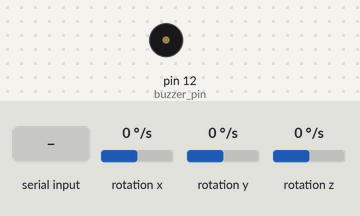
This sketch was run on a simulated Arduino Uno, built with avr-gcc and run on an emulated ATmega328P. Parts: buzzer (waves = sounding, pin HIGH). Wiring (inferred from the names in the program): MPU-6050 motion sensor at I2C address 0x68. The test bench sets the inputs (shaded band); at power-on: rotation x 0 °/s, rotation y 0 °/s, rotation z 0 °/s. What the sketch prints to the serial monitor is not drawn.

Above: at 1.2 s.
1.3 s: "E" received over Serial
At 1.62 s:
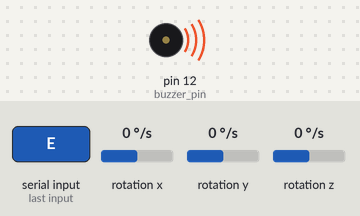
3.2 s: rotation x set to -192 °/s
5.4 s: rotation x set to 100 °/s
7.5 s: rotation y set to -192 °/s
Timing chart, 0 to 10.5 s (numbered marks = the images above; inputs shaded):
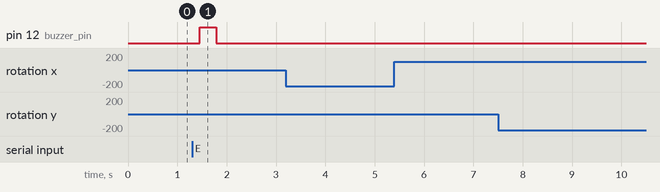

Measured:
- after the input at 1.3 s, pin 12 (buzzer_pin): LOW → HIGH after 0.16 s, → LOW 0.34 s later
- after the input at 3.2 s, every drawn part: stays the same
- after the input at 5.4 s, every drawn part: stays the same
- after the input at 7.5 s, every drawn part: stays the same

The sketch:

Gyro_6050.ino
```cpp
#include <Wire.h>

#define buzzer_pin 12
const int MPU_addr = 0x68;  // I2C address of the MPU-6050
int16_t GyX, GyY, GyZ;
int directionX = 0; // Initial direction of the snake
int directionY = 0;


void setup() {
  Wire.begin();
  Wire.beginTransmission(MPU_addr);
  Wire.write(0x6B);  // PWR_MGMT_1 register
  Wire.write(0);      // set to zero (wakes up the MPU-6050)
  Wire.endTransmission(true);
  Serial.begin(9600);
  pinMode(buzzer_pin, OUTPUT);
}

void loop() {
    readGyro();
    updateDirection();
    delay(250);
  if(Serial.read() == 'E' && Serial.available() == 0) {
    // flip LED
    digitalWrite(buzzer_pin, HIGH);
    delay(35);
  }
  else{
    digitalWrite(buzzer_pin, LOW);
  }
    delay(50);

}

void readGyro() {
  Wire.beginTransmission(MPU_addr);
  Wire.write(0x43);  // starting with register 0x43 (GYRO_XOUT_H)
  Wire.endTransmission(false);
  Wire.requestFrom(MPU_addr, 6, true);  // request a total of 6 registers
  GyX = Wire.read() << 8 | Wire.read();  // 0x43 (GYRO_XOUT_H) & 0x44 (GYRO_XOUT_L)
  GyY = Wire.read() << 8 | Wire.read();  // 0x45 (GYRO_YOUT_H) & 0x46 (GYRO_YOUT_L)
  GyZ = Wire.read() << 8 | Wire.read();  // 0x47 (GYRO_ZOUT_H) & 0x48 (GYRO_ZOUT_L)
}

void updateDirection() {
  // Threshold for considering movement
  const int movementThreshold_x = 12500;
  const int movementThreshold_y = 10500;

  // Check if there is significant movement
  if (abs(GyX) > movementThreshold_x || abs(GyY) > movementThreshold_y) {
    if (abs(GyX) > abs(GyY)) {
      // If X-axis rotation is greater, change Y direction
      if (GyX > 0) {
        directionY = -1;
        Serial.println("S"); // Up
      }
      else {
        directionY = 1;
        Serial.println("W"); // Down
      }
      directionX = 0;
    }

    else if (abs(GyX) < abs(GyY)) {
      // If Y-axis rotation is greater, change X direction
      if (GyY > 0) {
        directionX = -1;
        Serial.println("D"); // Left
      }
      else {
        directionX = 1;
        Serial.println("A"); // Right
      }
      directionY = 0;
    }
  }
  else{
    directionX = 0;
    directionY = 0;
    Serial.println("");
  }

}
```
